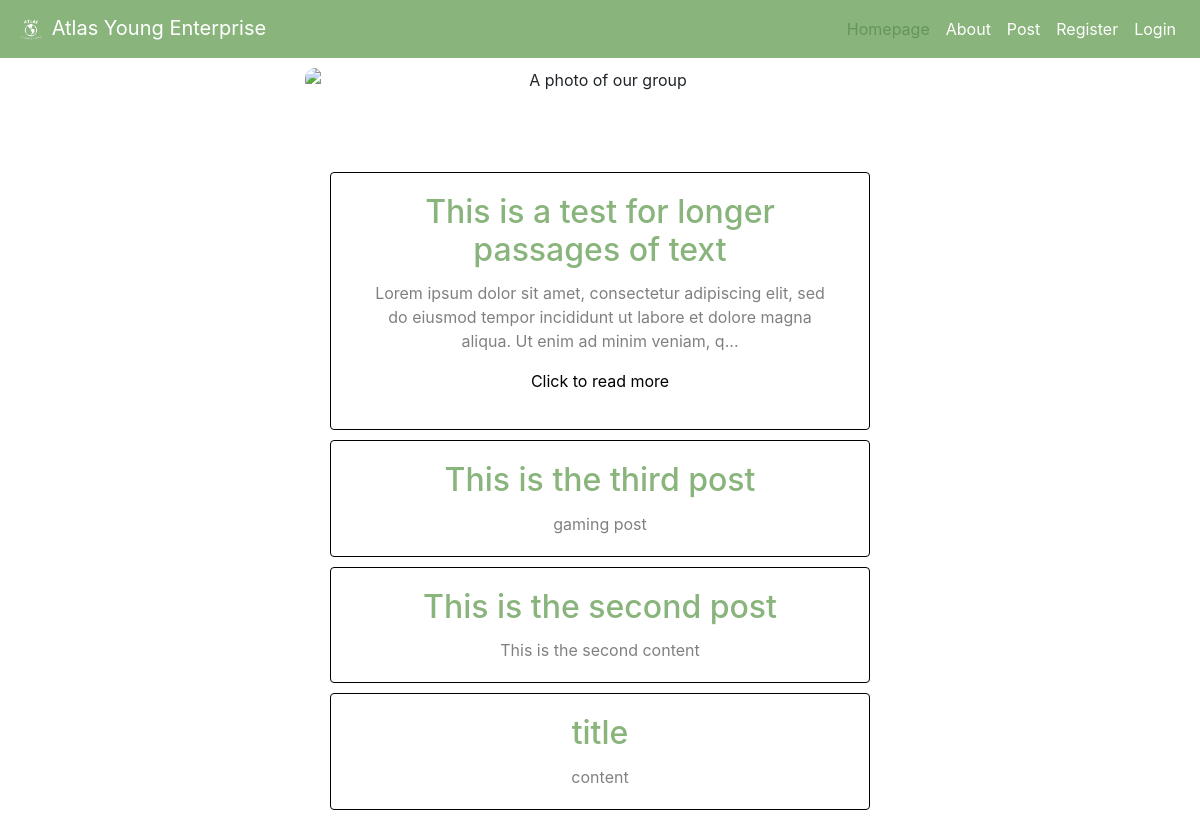
The page / on the database its author committed.
### tables this page shows
CREATE TABLE posts (post_id INTEGER, user_id INTEGER, title TEXT NOT NULL, content TEXT NOT NULL, dateCreated DATETIME, PRIMARY KEY(post_id), FOREIGN KEY (user_id) REFERENCES users(id));

### app.py (the view)
@app.route("/")
def index():
    setUserId()
    con = createConnection()
    cur = con.cursor()
    posts = cur.execute("SELECT * FROM posts ORDER BY dateCreated DESC").fetchall()
    con.close()
    return render_template("index.html", posts=posts)

### app.py (called while the page is built)
def createConnection():
    return sqlite3.connect("atlas.db")

@app.after_request
def after_request(response):
    response.headers["Cache-Control"] = "no-cache, no-store, must-revalidate"
    response.headers["Expires"] = 0
    response.headers["Pragma"] = "no-cache"
    return response

def setUserId():
    if "user_id" not in session:
            session["user_id"] = None

### templates/index.html (shortened to what this page needs)
{% extends "layout.html" %}
{% block header %}
    <nav class="navbar navbar-expand-lg navbar-custom">
        <a class="navbar-brand" href="/">
            <img src="/static/images/atlaslogo.png" width="30" height="30" alt="" loading="lazy">
            Atlas Young Enterprise
        </a>
        <ul class="navbar-nav ml-auto">
            <li class="nav-item active">
                <a class="nav-link" href="/">Homepage <span class="sr-only">(current)</span></a>
            </li>
            <li class="nav-item">
                <a class="nav-link" href="/about">About</a>
            </li>
            <li class="nav-item">
                <a class="nav-link" href="/post">Post</a>
            </li>
            <li class="nav-item">
                <a class="nav-link" href="/register">Register</a>
            </li>
            <li class="nav-item">
                <a class="nav-link" href="/login">Login</a>
            </li>
        </ul>
    </nav>
{% endblock %}
{% block body %}
    <div class="center top-image">
        <img src="/static/images/groupPhoto.jpg" alt="A photo of our group" width="50%" height="auto" class="splash-image">
    </div>
    <div class="padFive">
        {% for post in posts %}
            <a href="/viewPost?post_id={{ post[0] }}" style="text-decoration: none;">
                <div class="text-center card row col-sm-6 w-75" style="width: 50%; border: 1px solid black; margin: 10px 25% 10px 25%; display: block;">
                    <div class="card-body">
                        <h2 class="card-title" >{{ post[2] }}</h2>
                        <p class="card-text" style="color: grey;">
                            {% if post[3]|length > 150 %}
                                {{ post[3][0:150] }}...
                                <div style="color:black;">Click to read more</div>
                            {% else %}
                                {{ post[3] }}
                            {% endif %}
                        </p>
                    </div>
                </div>
            </a>
        {% endfor %}
    </div>
{% endblock %}

### static/styles.css (style rules this page uses)
body { background-color: black; color: white; }
.center { display: flex; justify-content: center; text-align: center; }
.navbar-custom { background-color: #89b47c; }
.navbar-custom .navbar-nav .nav-link { color: white; }
.navbar-custom .navbar-brand, .navbar-custom .navbar-text { color: white; }
.navbar-custom .nav-item.active .nav-link, .navbar-custom .nav-item:hover .nav-link { color: #659656; }
.padFive { padding: 5% 5%; }
.splash-image { border-radius: 10px; }
.top-image { margin: 10px 10px 10px 10px; }
.card-title { color: #89b47c; }

### rows shown on the page
posts: title "This is a test for longer passages of text", content "Lorem ipsum dolor sit amet, consectetur adipiscing elit, sed do eiusmod tempor incididunt ut labore et dolore magna aliqua. Ut enim ad minim veniam, q"
posts: title "This is the third post", content "gaming post"
posts: title "This is the second post", content "This is the second content"
posts: title "title", content "content"
